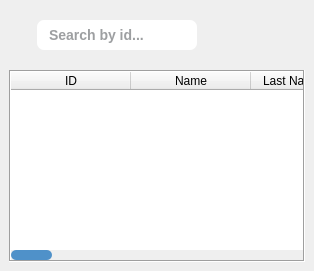
                        <widget class="QFrame" name="frame_2">
                         <property name="frameShape">
                          <enum>QFrame::NoFrame</enum>
                         </property>
                         <property name="frameShadow">
                          <enum>QFrame::Raised</enum>
                         </property>
                         <layout class="QVBoxLayout" name="verticalLayout_17">
                          <property name="spacing">
                           <number>0</number>
                          </property>
                          <property name="leftMargin">
                           <number>0</number>
                          </property>
                          <property name="topMargin">
                           <number>0</number>
                          </property>
                          <property name="rightMargin">
                           <number>0</number>
                          </property>
                          <property name="bottomMargin">
                           <number>0</number>
                          </property>
                          <item>
                           <widget class="QFrame" name="frame_3">
                            <property name="minimumSize">
                             <size>
                              <width>0</width>
                              <height>70</height>
                             </size>
                            </property>
                            <property name="maximumSize">
                             <size>
                              <width>16777215</width>
                              <height>70</height>
                             </size>
                            </property>
                            <property name="frameShape">
                             <enum>QFrame::NoFrame</enum>
                            </property>
                            <property name="frameShadow">
                             <enum>QFrame::Raised</enum>
                            </property>
                            <layout class="QHBoxLayout" name="horizontalLayout_9">
                             <property name="spacing">
                              <number>0</number>
                             </property>
                             <property name="leftMargin">
                              <number>0</number>
                             </property>
                             <property name="topMargin">
                              <number>0</number>
                             </property>
                             <property name="rightMargin">
                              <number>0</number>
                             </property>
                             <property name="bottomMargin">
                              <number>0</number>
                             </property>
                             <item>
                              <widget class="QFrame" name="frame_4">
                               <property name="frameShape">
                                <enum>QFrame::NoFrame</enum>
                               </property>
                               <property name="frameShadow">
                                <enum>QFrame::Raised</enum>
                               </property>
                               <layout class="QHBoxLayout" name="horizontalLayout_11">
                                <property name="spacing">
                                 <number>15</number>
                                </property>
                                <property name="leftMargin">
                                 <number>15</number>
                                </property>
                                <item>
                                 <widget class="QLabel" name="label_4">
                                  <property name="text">
                                   <string/>
                                  </property>
                                  <property name="pixmap">
                                   <pixmap resource="../resources.qrc">:/resources/searchIcon.png</pixmap>
                                  </property>
                                  <property name="scaledContents">
                                   <bool>false</bool>
                                  </property>
                                 </widget>
                                </item>
                                <item>
                                 <widget class="QLineEdit" name="txt_searchUsers">
                                  <property name="styleSheet">
                                   <string notr="true">QLineEdit {
	padding: 6px 10px;
	background-color: #FFFFFF;
	border: none;
	border-radius: 7px;
	color: #3c4043;
	font-size: 14px;
	font-weight: bold;
}

QLineEdit:focus{
	outline: none;
}</string>
                                  </property>
                                  <property name="placeholderText">
                                   <string>Search by id...</string>
                                  </property>
                                 </widget>
                                </item>
                               </layout>
                              </widget>
                             </item>
                             <item>
                              <widget class="QFrame" name="pnl_topSearchBottonsUsers">
                               <property name="styleSheet">
                                <string notr="true">#pnl_topSearchBottonsUsers .QPushButton { 
	background-color: rgba(255, 255, 255, 0); 
	border: none;  
	border-radius: 5px;
	text-align: center;
	border-style: solid; 
	border-radius: 4px;
}
#pnl_topSearchBottonsUsers .QPushButton:hover { 
	background-color: rgb(255, 255, 255);
}
#pnl_topSearchBottonsUsers .QPushButton:pressed { 
	background-color: rgb(173, 216, 230);
}</string>
                               </property>
                               <property name="frameShape">
                                <enum>QFrame::NoFrame</enum>
                               </property>
                               <property name="frameShadow">
                                <enum>QFrame::Raised</enum>
                               </property>
                               <layout class="QHBoxLayout" name="horizontalLayout_10">
                                <property name="spacing">
                                 <number>10</number>
                                </property>
                                <item>
                                 <widget class="QPushButton" name="btn_deleteUsers">
                                  <property name="minimumSize">
                                   <size>
                                    <width>40</width>
                                    <height>40</height>
                                   </size>
                                  </property>
                                  <property name="cursor">
                                   <cursorShape>PointingHandCursor</cursorShape>
                                  </property>
                                  <property name="text">
                                   <string/>
                                  </property>
                                  <property name="icon">
                                   <iconset resource="../resources.qrc">
                                    <normaloff>:/resources/trashIcon.png</normaloff>:/resources/trashIcon.png</iconset>
                                  </property>
                                 </widget>
                                </item>
                                <item>
                                 <widget class="QPushButton" name="btn_addUsers">
                                  <property name="minimumSize">
                                   <size>
                                    <width>40</width>
                                    <height>40</height>
                                   </size>
                                  </property>
                                  <property name="cursor">
                                   <cursorShape>PointingHandCursor</cursorShape>
                                  </property>
                                  <property name="text">
                                   <string/>
                                  </property>
                                  <property name="icon">
                                   <iconset resource="../resources.qrc">
                                    <normaloff>:/resources/addIcon.png</normaloff>:/resources/addIcon.png</iconset>
                                  </property>
                                 </widget>
                                </item>
                               </layout>
                              </widget>
                             </item>
                            </layout>
                           </widget>
                          </item>
                          <item>
                           <widget class="QFrame" name="frame">
                            <property name="frameShape">
                             <enum>QFrame::NoFrame</enum>
                            </property>
                            <property name="frameShadow">
                             <enum>QFrame::Raised</enum>
                            </property>
                            <layout class="QVBoxLayout" name="verticalLayout_18">
                             <property name="topMargin">
                              <number>0</number>
                             </property>
                             <item>
                              <widget class="QTableWidget" name="tableWidget">
                               <property name="styleSheet">
                                <string notr="true">QScrollBar:horizontal {
    height: 10px;
    border-radius: 5px;
}

QTabBar::tab {
	background-color: #F0F0F0;
	border: 1px solid red;
	padding: 8px;
	margin: 2px;
}

QTabBar::tab:selected {
        background-color: #D0D0D0;
}

QScrollBar::handle:horizontal {
    background-color: rgb(79, 145, 201);
    border-radius: 5px;
}

QScrollBar::add-line:horizontal, QScrollBar::sub-line:horizontal {
    background: none;
    width: 0;
}</string>
                               </property>
                               <property name="frameShape">
                                <enum>QFrame::Box</enum>
                               </property>
                               <property name="frameShadow">
                                <enum>QFrame::Sunken</enum>
                               </property>
                               <property name="lineWidth">
                                <number>1</number>
                               </property>
                               <property name="sizeAdjustPolicy">
                                <enum>QAbstractScrollArea::AdjustIgnored</enum>
                               </property>
                               <property name="editTriggers">
                                <set>QAbstractItemView::NoEditTriggers</set>
                               </property>
                               <property name="dragDropOverwriteMode">
                                <bool>false</bool>
                               </property>
                               <property name="selectionMode">
                                <enum>QAbstractItemView::SingleSelection</enum>
                               </property>
                               <property name="selectionBehavior">
                                <enum>QAbstractItemView::SelectRows</enum>
                               </property>
                               <property name="horizontalScrollMode">
                                <enum>QAbstractItemView::ScrollPerPixel</enum>
                               </property>
                               <property name="showGrid">
                                <bool>true</bool>
                               </property>
                               <property name="gridStyle">
                                <enum>Qt::SolidLine</enum>
                               </property>
                               <property name="sortingEnabled">
                                <bool>false</bool>
                               </property>
                               <property name="wordWrap">
                                <bool>true</bool>
                               </property>
                               <property name="rowCount">
                                <number>0</number>
                               </property>
                               <property name="columnCount">
                                <number>17</number>
                               </property>
                               <attribute name="horizontalHeaderVisible">
                                <bool>true</bool>
                               </attribute>
                               <attribute name="horizontalHeaderCascadingSectionResizes">
                                <bool>true</bool>
                               </attribute>
                               <attribute name="horizontalHeaderMinimumSectionSize">
                                <number>40</number>
                               </attribute>
                               <attribute name="horizontalHeaderDefaultSectionSize">
                                <number>120</number>
                               </attribute>
                               <attribute name="horizontalHeaderHighlightSections">
                                <bool>true</bool>
                               </attribute>
                               <attribute name="horizontalHeaderShowSortIndicator" stdset="0">
                                <bool>false</bool>
                               </attribute>
                               <attribute name="horizontalHeaderStretchLastSection">
                                <bool>false</bool>
                               </attribute>
                               <attribute name="verticalHeaderVisible">
                                <bool>false</bool>
                               </attribute>
                               <attribute name="verticalHeaderCascadingSectionResizes">
                                <bool>false</bool>
                               </attribute>
                               <attribute name="verticalHeaderMinimumSectionSize">
                                <number>30</number>
                               </attribute>
                               <attribute name="verticalHeaderDefaultSectionSize">
                                <number>30</number>
                               </attribute>
                               <attribute name="verticalHeaderHighlightSections">
                                <bool>true</bool>
                               </attribute>
                               <attribute name="verticalHeaderShowSortIndicator" stdset="0">
                                <bool>false</bool>
                               </attribute>
                               <attribute name="verticalHeaderStretchLastSection">
                                <bool>false</bool>
                               </attribute>
                               <column>
                                <property name="text">
                                 <string>ID</string>
                                </property>
                               </column>
                               <column>
                                <property name="text">
                                 <string>Name</string>
                                </property>
                               </column>
                               <column>
                                <property name="text">
                                 <string>Last Name Father</string>
                                </property>
                               </column>
                               <column>
                                <property name="text">
                                 <string>Last Name Mother</string>
                                </property>
                               </column>
                               <column>
                                <property name="text">
                                 <string>Position</string>
                                </property>
                               </column>
                               <column>
                                <property name="text">
                                 <string>Company</string>
                                </property>
                               </column>
                               <column>
                                <property name="text">
                                 <string>Street</string>
                                </property>
                               </column>
                               <column>
                                <property name="text">
                                 <string>Ext. Number</string>
                                </property>
                               </column>
                               <column>
                                <property name="text">
                                 <string>Int. Number</string>
                                </property>
                               </column>
                               <column>
                                <property name="text">
                                 <string>Neighborhood</string>
                                </property>
                               </column>
                               <column>
                                <property name="text">
                                 <string>Municipality</string>
                                </property>
                               </column>
                               <column>
                                <property name="text">
                                 <string>State</string>
                                </property>
                               </column>
                               <column>
                                <property name="text">
                                 <string>Postal Code</string>
                                </property>
                               </column>
                               <column>
                                <property name="text">
                                 <string>Phone</string>
                                </property>
                               </column>
                               <column>
                                <property name="text">
                                 <string>Email</string>
                                </property>
                               </column>
                               <column>
                                <property name="text">
                                 <string>Birth Date</string>
                                </property>
                               </column>
                               <column>
                                <property name="text">
                                 <string>Calculated Age</string>
                                </property>
                               </column>
                              </widget>
                             </item>
                            </layout>
                           </widget>
                          </item>
                         </layout>
                        </widget>
